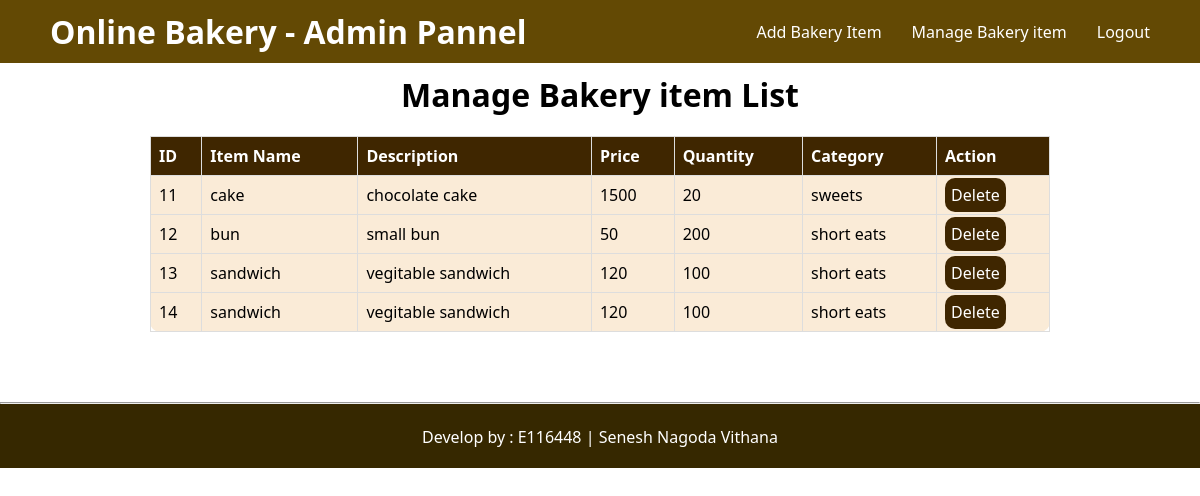
/admin_section/view_bakery.php (signed in), run on the app's committed database.
### tables this page shows
CREATE TABLE `bakery` (
  `b_id` int(11) NOT NULL,
  `b_name` varchar(30) NOT NULL,
  `b_description` varchar(255) NOT NULL,
  `b_price` int(11) NOT NULL,
  `b_qty` int(11) NOT NULL,
  `b_category` varchar(50) NOT NULL
);

### admin_section/view_bakery.php (the view, shortened to what this page needs)
<?php
include("../database/connection.php");
$sql = "SELECT * FROM bakery";
$result = mysqli_query($conn, $sql);
?>
<!DOCTYPE html>
<html lang="en">
<head>
    <link rel="stylesheet" href="style.css" />
</head>
<body>
    <div>
        <?php
        include("header.php");
        ?>
    </div>
    <div class="register_main">
        <div>
            <h1 class="title">Manage Bakery item List</h1>
        </div>
        <div class="view_bakery">
            <table border="1">
                <thead>
                    <tr>
                        <th>ID</th>
                        <th>Item Name</th>
                        <th>Description</th>
                        <th>Price</th>
                        <th>Quantity</th>
                        <th>Category</th>
                        <th>Action</th>
                    </tr>
                </thead>
                <tbody>
                    <?php
                    if (mysqli_num_rows($result) > 0) {
                        while ($row = mysqli_fetch_assoc($result)) {
                            echo "<tr>";
                            echo "<td>" . htmlspecialchars($row['b_id'])  . "</td>";
                            echo "<td>" . htmlspecialchars($row['b_name'])  . "</td>";
                            echo "<td>" . htmlspecialchars($row['b_description'])  . "</td>";
                            echo "<td>" . htmlspecialchars($row['b_price'])  . "</td>";
                            echo "<td>" . htmlspecialchars($row['b_qty'])  . "</td>";
                            echo "<td>" . htmlspecialchars($row['b_category'])  . "</td>";
                            echo "<td>";
                            echo "<a href='view_bakery.php?delete_id=" . $row['b_id'] . "'>Delete</a>";
                            echo "</td>";
                        }
                    }
                    ?>
                </tbody>
            </table>
        </div>
    </div>
    <footer class="footer">
    <hr><br>Develop by : E116448 | Senesh Nagoda Vithana
  </footer>
</body>
</html>

### admin_section/style.css (style rules this page uses)
* { margin: 0px; padding: 0px; font-family: 'Segoe UI', Tahoma, Geneva, Verdana, sans-serif; }
body { background-image: url("https://static.vecteezy.com/system/resources/previews/036/594/542/non_2x/ai-generated-cooking-class-advertisment-background-with-copy-space-free-photo.jpg"); background-repeat: no-repeat; }
.title { margin-top: 10px; text-align: center; }
.view_bakery { display: flex; justify-content: center; }
table { width: 75%; border-collapse: collapse; border-radius: 10px; margin: 20px 0; font-size: 16px; text-align: left; background-color: antiquewhite; }
th, td { border: 1px solid #ddd; padding: 8px; }
th { background-color: #3f2600; color: #ffffff; }
td a { background-color: #3f2600; padding: 6px; border-radius: 10px; color: #ffffff; text-decoration: none; }
.footer { text-align: center; margin-top: 50px; background-color: rgb(54, 40, 0); color: rgb(255, 255, 255); align-items: center; text-align: center; padding-bottom: 20px; }

### data on the page
bakery: b_id "11", b_name "cake", b_description "chocolate cake", b_price "1500", b_qty "20", b_category "sweets"
bakery: b_id "12", b_name "bun", b_description "small bun", b_price "50", b_qty "200", b_category "short eats"
bakery: b_id "13", b_name "sandwich", b_description "vegitable sandwich", b_price "120", b_qty "100", b_category "short eats"
bakery: b_id "14", b_name "sandwich", b_description "vegitable sandwich", b_price "120", b_qty "100", b_category "short eats"
